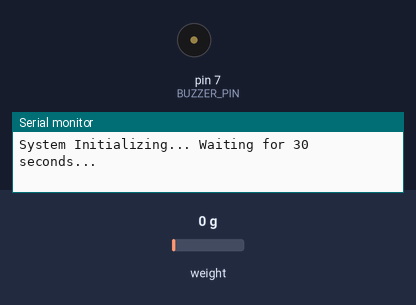
Recording of a sketch running on a simulated Arduino Uno, built with avr-gcc and run on an emulated ATmega328P. Shown: buzzer (waves = sounding, pin HIGH), the last lines printed to the serial monitor. The inputs (shaded band) are chosen by the test bench; at power-on: weight on the scale 0 g.

Above: at 1.1 s.
At 31.2 s:
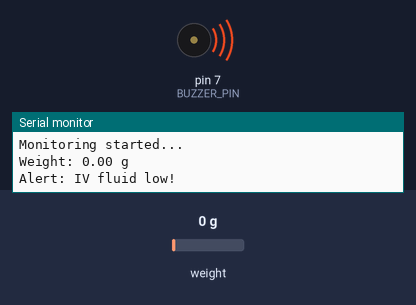
Timing chart, 0 to 32.7 s (numbered marks = the images above):
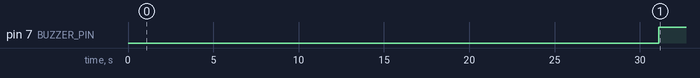

Measured:
- by itself, pin 7 (BUZZER_PIN): LOW → HIGH at 31.1 s

The sketch:

IV_monitoring_code.ino
```cpp
#include "HX711.h"

#define DT  3
#define SCK 2
#define BUZZER_PIN 7

HX711 scale;

float thresholdWeight = 50.0;  // Threshold weight in grams

void setup() {
  Serial.begin(9600);
  scale.begin(DT, SCK);
  scale.set_scale(170.91);    // Use calibration factor here if available
  scale.tare();         // Set current weight as 0

  pinMode(BUZZER_PIN, OUTPUT);
  digitalWrite(BUZZER_PIN, LOW);

  Serial.println("System Initializing... Waiting for 30 seconds...");
  delay(30000);  // Wait for 30 seconds before starting monitoring
  Serial.println("Monitoring started...");
}

void loop() {
  float weight = scale.get_units();

  Serial.print("Weight: ");
  Serial.print(weight);
  Serial.println(" g");

  if (weight < thresholdWeight) {
    digitalWrite(BUZZER_PIN, HIGH);  // Turn ON buzzer
    Serial.println("Alert: IV fluid low!");
  } else {
    digitalWrite(BUZZER_PIN, LOW);   // Turn OFF buzzer
  }

  delay(1000);  // Check every 1 second
}
```
